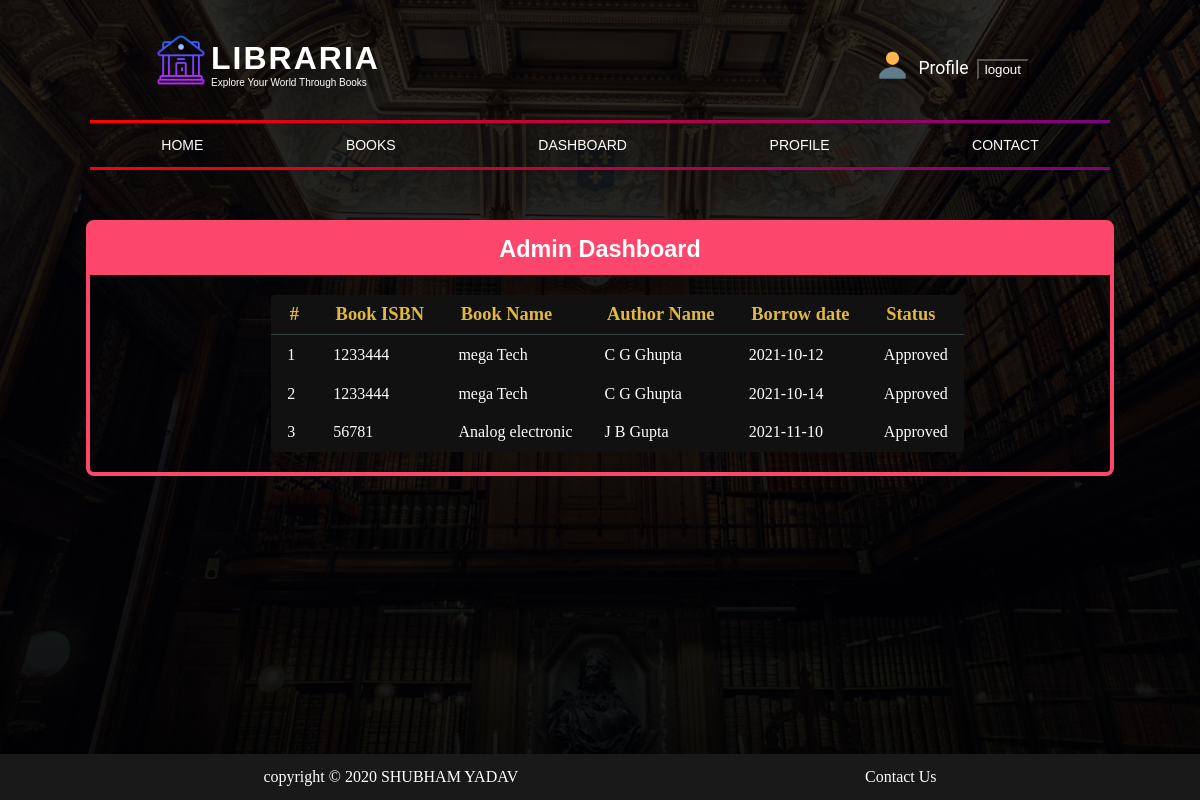
The page /Requested_book_info.php (signed in) on the database its author committed.
### tables this page shows
CREATE TABLE `dashboard` (
  `id` int(11) NOT NULL,
  `u_id` varchar(256) NOT NULL,
  `reg_date` date DEFAULT NULL,
  `return_date` date DEFAULT NULL,
  `return_status` int(11) NOT NULL,
  `isbn` int(11) NOT NULL
);

CREATE TABLE `books` (
  `id` int(11) NOT NULL,
  `name` varchar(256) NOT NULL,
  `author` varchar(256) NOT NULL,
  `type` varchar(256) NOT NULL
);

### Requested_book_info.php (the view, shortened to what this page needs)
<?php
	include_once('includes/connection.php');
	if(isset($_SESSION['u_id'])){
		$user=$_SESSION['u_id'];
		$return_bk="SELECT dashboard.id as d_id ,dashboard.isbn as book_isbn,dashboard.reg_date as b_date,dashboard.return_status as status, books.name as book_name,books.author as aurthor_name FROM dashboard INNER JOIN book_map ON dashboard.isbn=book_map.isbn INNER JOIN books ON book_map.book_type=books.id WHERE u_id='$user';";
		$arr=mysqli_query($conection,$return_bk);
		$count=0;
	}else {
			echo "<script>window.location.href='location:index.php?sign_in=invalid';</script>";
			exit();
	}
?>
<!DOCTYPE html>
<html>
<head>
  	<link rel="stylesheet" href="https://cdnjs.cloudflare.com/ajax/libs/font-awesome/4.7.0/css/font-awesome.min.css">
	<link rel="stylesheet" type="text/css" href="css/dashboard/style.css">
	<link rel="stylesheet" type="text/css" href="css/hover.css">
</head>
<body>
	<div class="welcome_cont">
		<?php include_once('includes/header2.php'); ?>
		 <div class="desboard_cont">
	      <div class="DashBoard_head">
	        	<h3>Admin Dashboard</h3>
	      </div>
	      <div class="cont_main3">
	        <table class="mys-tbl">
			   <thead>
			    	<tr>
			        	<th>#</th><th>Book ISBN</th><th>Book Name</th><th>Author Name</th><th>Borrow date</th><th>Status</th>
			    	</tr>
			   </thead>
			   <tbody>
			   	<?php
		            while($row=mysqli_fetch_array($arr))
		            {
		              $isbn=$row['book_isbn'];
		              $Bname=$row['book_name'];
		              $reg_date=$row['b_date'];
		              $aurthor_name=$row['aurthor_name'];
		              $status=$row['status'];
		              $count++;
		        ?>
				    <tr>
				        <td><?php echo $count; ?></td>
				        <td><?php echo $isbn; ?></td>
				        <td><?php echo $Bname; ?></td>
				        <td><?php echo $aurthor_name; ?></td>
				        <td><?php echo $reg_date; ?></td>
				        <td><?php
				        	if($status==1){
				        		echo "Approved";
				        	} else{
				        		echo "Not Approved";
				        	}
				    	?></td>
				    </tr>
				    <<?php } ?>
			   </tbody>
			</table>
	    </div>
	  </div>
	<?php include_once('includes/footer2.php'); ?>
  </div>
</body>
</html>

### includes/header2.php (shortened to what this page needs)
<div class="main_cont">
	<div class="nav1">
		<div class="logo">
			<img src="./img/logo.png">
			<h1>LIBRARIA</h1>
			<p>Explore Your World Through Books</p>
		</div>
		<div class="reg_button">
			<?php
				if(isset($_SESSION['u_id'])){
					echo "<img src='./img/profile.png'>
					<a href='profile.php' class='reg'>Profile</a>
					<a href='#' class='logout'> <form action='logout_inc.php' method='post'>
						<input type='submit' name='submit_logout' value='logout'>
						</form></a>";
				}else{
					echo "<img src='./img/reg.png'>
					<a href='#sign_up' class='reg' onclick='reg();'>Register</a>
					<a>|<a>
					<a href='#sign_up' class='log' onclick='log();'>Login</a>";
				}
			?>
		</div>
	</div>
	<div class="nav2">
		<a href="index.php" onclick='menu_close();'>Home</a>
		<a href="books.php" onclick='menu_close();'>Books</a>
		<a href="dashboard.php" onclick='menu_close();'>Dashboard</a>
		<a href="profile.php" onclick='menu_close();'>Profile</a>
		<a href="#" onclick='menu_close();'>Contact</a>
	</div>
</div>

### includes/footer2.php
<footer>
      <div class="footer_cont">
        <p>copyright <span>&copy;</span> 2020 SHUBHAM YADAV</p>
        <p>Contact Us</p>
      </div>
</footer>

### css/dashboard/style.css (style rules this page uses)
* { margin: 0 auto; }
html { scroll-behavior: smooth; }
body { transition: .5s; overflow-x: hidden !important; }
.reg_button { padding:20px 20px 10px 0; }
.reg_button a { padding:10px 0 0px 8px; }
.nav2 a { padding: 12px 16px; margin: 2px 0; }
.welcome_cont { width: 100%; min-height: 100vh; background: linear-gradient(rgba(0,0,0,0.8),rgba(0,0,0,0.9)),url(../../img/signup5.jpg); background-position: center; background-attachment: fixed; background-size: cover; transition: background 1s ease-in-out; }
.main_cont { max-width: 1020px; height: auto; overflow: visible; }
.nav1 { width: 90%; height: 120px; display: flex; flex-direction: row; justify-content: space-between; align-items: center; font-family: arial,"sans-serif"; color: white; padding: 0 5%; }
.logo, .reg_button, .mobile_btn { margin: 0 10px; }
.logo { height: 60px; width: 250px; }
.logo img { float: left; width: 60px; }
.logo h1 { font-size: 32px; letter-spacing: 2px; padding-top:10px ; }
.logo p { font-size: 10px; }
.reg_button { display: flex; flex-direction: row; justify-content: center; }
.reg_button img { width: 35px; height: 35px; }
.reg_button a { text-decoration: none; font-size: 1.1em; font-family: Roboto,"sans-serif"; color: white; font-style: none; }
.logout form input { background: none; color: white; outline: none; }
.nav2 { width: 100%; display: flex; flex: wrap; justify-content: space-around; border-top: 3px solid; border-bottom: 3px solid; border-image: linear-gradient(to right, red, purple) 1; transition: .5s; }
.nav2 a { text-decoration: none; font-size:14px; font-family: arial,"sans-serif"; color: white; text-transform: uppercase; padding: 12px 16px; margin: 2px auto; transition: all .5s; }
footer { width: 100%; background: #191919; color: #fff; }
.footer_cont { max-width: 1020px; display: flex; flex-wrap: wrap; margin: 0 auto; }
.footer_cont p { padding: 14px; }
.desboard_cont { max-width: 1020px; display: flex; flex-direction: column; justify-content: center; border: 4px solid #fc466b; border-radius: 8px; padding-bottom: 20px; margin:50px auto; }
.DashBoard_head { width: 100%; background: #fc466b; font-size: 20px; font-family: 'Poppins', sans-serif; color: #fff; text-align: center; padding:12px 0; margin-bottom: 20px; }
.cont_main3 { width: 100%; display: flex; flex-direction: row; justify-content: center; }
@media screen and (min-width: 650px) { footer { position: absolute; bottom: 0; } }

### Requested_book_info.php (style rules this page uses)
.mys-tbl { background: #111111; border-radius: 0.25em; border-collapse: collapse; }
.mys-tbl th { border-bottom: 1px solid #364043; color: #E2B842; font-size: 1.15em; font-weight: 600; padding: 0.5em 1em; text-align: left; }
.mys-tbl td { color: #fff; font-weight: 400; padding: 0.65em 1em; }
.mys-tbl tbody tr { transition: background 0.25s ease; }

### rows shown on the page
dashboard: isbn "1233444", books.name "mega Tech", books.author "C G Ghupta", reg_date "2021-10-12", return_status "Approved"
dashboard: isbn "1233444", books.name "mega Tech", books.author "C G Ghupta", reg_date "2021-10-14", return_status "Approved"
dashboard: isbn "56781", books.name "Analog electronic", books.author "J B Gupta", reg_date "2021-11-10", return_status "Approved"
